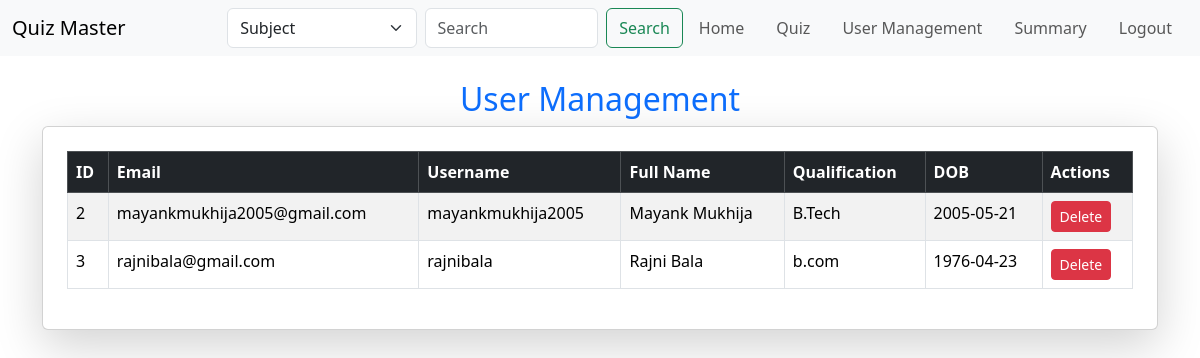
/user_management (signed in), run on an earlier commit of the app's database.
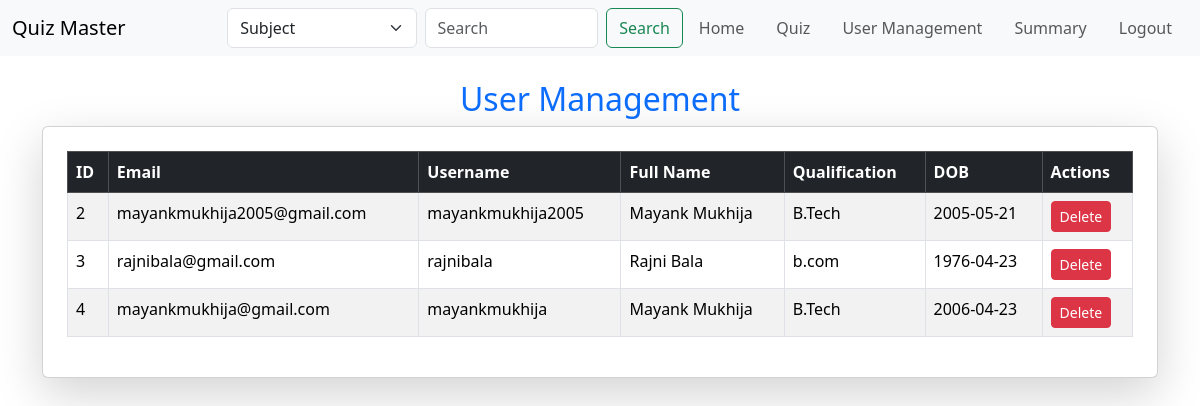
And on a later commit of the database.
### models.py (models this page shows, shortened)
class User(db.Model):
    __tablename__ = 'user'
    id = db.Column(db.Integer, primary_key=True, autoincrement=True)
    email = db.Column(db.String(32), unique=True, nullable=False)
    username = db.Column(db.String(32), unique=True, nullable=False)
    passhash = db.Column(db.String(512), nullable=False)
    fullname = db.Column(db.String(80), nullable=False)
    qualification = db.Column(db.String(80), nullable=True)
    DOB = db.Column(db.String(80), nullable=True)
    is_admin = db.Column(db.Boolean, default=False, nullable=True)

### routes.py (the view)
@app.route('/user_management')
@auth_required
@admin_required
def user_management():
    users = User.query.filter_by(is_admin=False).all()
    return render_template('user_management.html', users=users)

### routes.py (called while the page is built)
def auth_required(func):
    @wraps(func)
    def inner(*args, **kwargs):
        if 'user_id' not in session:
            flash('Please login to continue')
            return redirect(url_for('login'))
        return func(*args, **kwargs)
    return inner

def admin_required(f):
    @wraps(f)
    def decorated_function(*args, **kwargs):
        if session.get('is_admin') == False:
            flash("Access Denied: Admins Only", "danger")
            return redirect(url_for('index'))  # Redirect to home if not admin
        return f(*args, **kwargs)
    return decorated_function

### templates/user_management.html
{% extends "layout.html" %}
{% block content %}
<div class="container mt-4">
    <h2 class="text-center text-primary">User Management</h2>
    <div class="card p-4 shadow-lg">
        <table class="table table-striped table-bordered">
            <thead class="table-dark">
                <tr>
                    <th>ID</th>
                    <th>Email</th>
                    <th>Username</th>
                    <th>Full Name</th>
                    <th>Qualification</th>
                    <th>DOB</th>
                    <th>Actions</th>
                </tr>
            </thead>
            <tbody>
                {% for user in users %}
                <tr>
                    <td>{{ user.id }}</td>
                    <td>{{ user.email }}</td>
                    <td>{{ user.username }}</td>
                    <td>{{ user.fullname }}</td>
                    <td>{{ user.qualification if user.qualification else 'N/A' }}</td>
                    <td>{{ user.DOB if user.DOB else 'N/A' }}</td>
                    <td>
                        <a href="{{ url_for('delete_user', user_id=user.id) }}" class="btn btn-danger btn-sm"
                            onclick="return confirm('Are you sure you want to delete this user?');">Delete</a>
                    </td>
                </tr>
                {% endfor %}
            </tbody>
        </table>
    </div>
</div>
{% endblock %}

What changed in the data, as far as the page shows it:
added User: id "4", email "mayankmukhija@gmail.com", username "mayankmukhija", fullname "Mayank Mukhija", qualification "B.Tech", DOB "2006-04-23"
